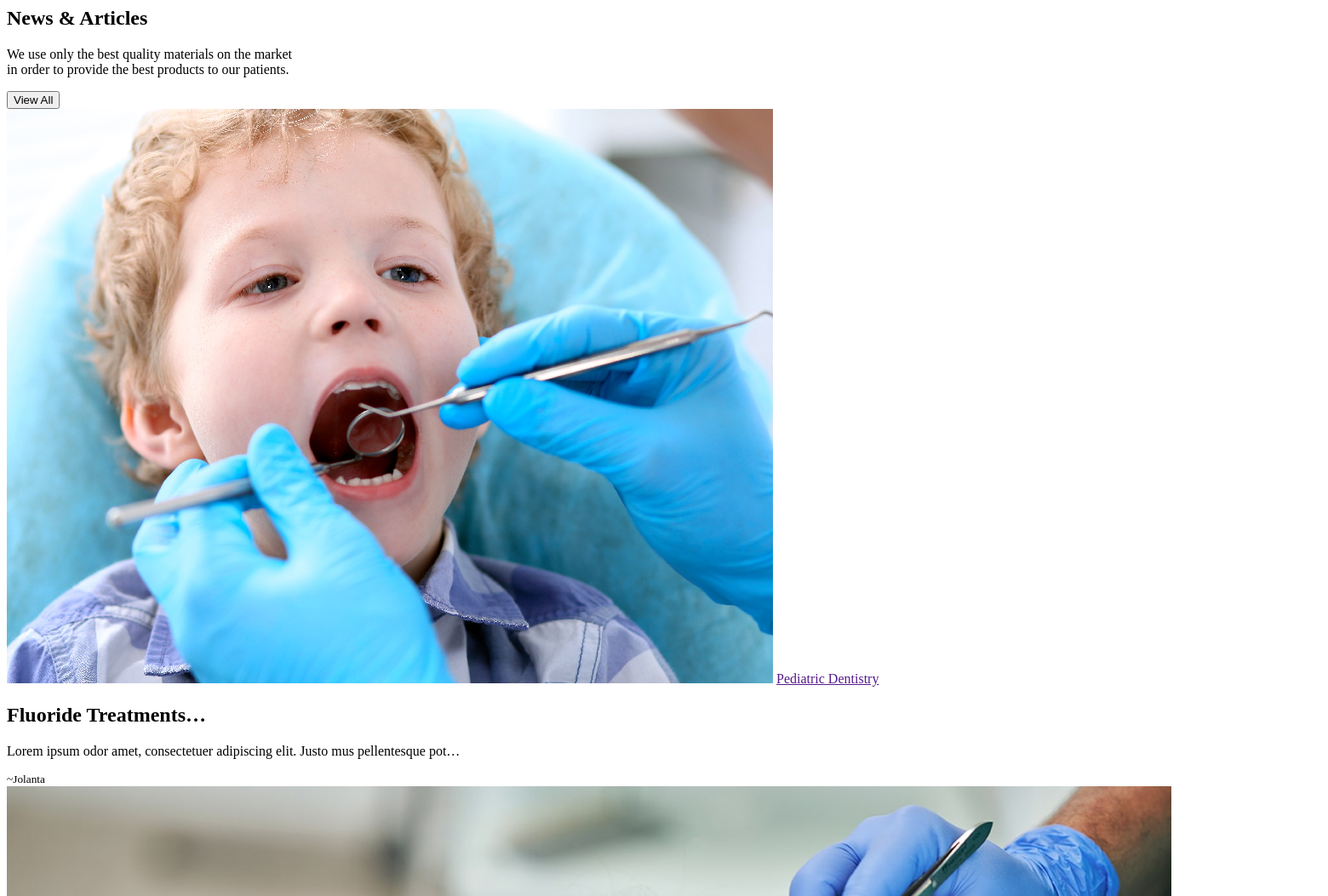
The app's page /articles/ (upper part), older data.
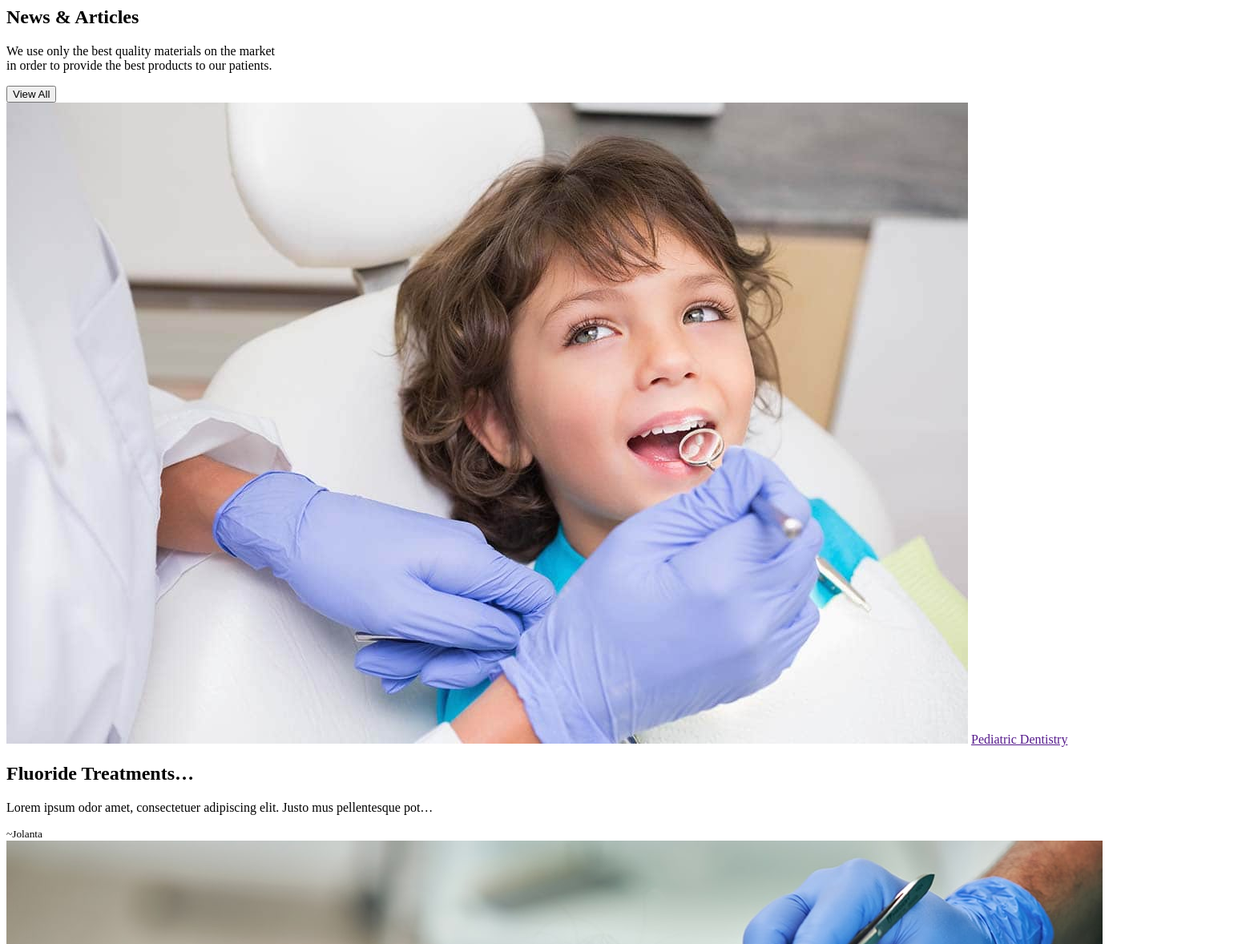
The same page, newer data.
### home/models.py (models this page shows, shortened)
class Article(models.Model):
    title = models.CharField(max_length=200)
    content = models.TextField()
    author = models.ForeignKey(User, on_delete=models.CASCADE)
    created_at = models.DateTimeField(auto_now_add=True)
    category = models.ForeignKey(Category, on_delete=models.CASCADE, blank=True, null=True)
    tags = models.ManyToManyField(Tag, blank=True)
    slug = models.SlugField(max_length=255, unique=True, blank=True, null=False)
    featured_image = models.ImageField(
        upload_to="featured_images/",
        default="featured_images/default_image.jpg",
        validators=[FileExtensionValidator(["png", "jpg", "jpeg", "gif"])],
    )
    class Meta:
        ordering = ["-id"]

class Category(models.Model):
    name = models.CharField(max_length=100, unique=True)
    def __str__(self):
        return self.name
    class Meta:
        ordering = ["-id"]

### home/views.py (the view)
# urls.py: path("articles/", views.articles, name="articles"),
def articles(request):
    articles = Article.objects.all()[:10]
    return render(request, "partials/article_list.html", {"articles": articles})

### home/templates/partials/article_list.html (shortened to what this page needs)
{% load static %}
<section
  class="lg:mx-10 mx-0 lg:my-12 sm:my-8 my-3 sm:px-8 bg-primary rounded-xl py-16"
  data-aos="fade-up"
  data-aos-duration="1200"
  data-aos-easing="ease-in-out"
>
  <div class="container mx-auto sm:px-8 px-6 xl:gap-0 gap-8">
    <div class="flex flex-col sm:flex-row sm:justify-between" data-aos="fade-up" data-aos-duration="1000" data-aos-delay="200">
      <div>
        <c-gHeadline>
          <h2
            class="font-bold sm:text-4xl text-3xl text-dark capitalize sm:leading-snug leading-10 mb-3"
          >
            News & <span class="text-secondary">Articles</span>
          </h2>
        </c-gHeadline>
        <p class="font-normal text-lg text-primaryGray mb-4">
          We use only the best quality materials on the market <br />
          in order to provide the best products to our patients.
        </p>
      </div>
      <div>
        <button
          class="bg-secondary text-dark font-semibold text-base px-4 py-3 rounded-lg"
          data-aos="fade-up" data-aos-duration="1000" data-aos-delay="300"
        >
          View All
        </button>
      </div>
    </div>
    <div class="mx-auto py-8">
      <div class="grid grid-cols-1 md:grid-cols-2 lg:grid-cols-3 xl:grid-cols-4 gap-6">
        {% for article in articles %}
          <div class="bg-white shadow-lg rounded-lg p-5 flex flex-col justify-between h-full"
            data-aos="fade-up" data-aos-duration="800" data-aos-delay="{{ forloop.counter|add:200 }}">
            <div>
              <img class="w-full h-48 object-cover mb-7 rounded-lg" src="{{ article.featured_image.url }}" alt="image">
              <a class="font-medium text-dark text-base bg-secondary px-3 py-2 rounded" href="">{{ article.category }}</a>
              <h2 class="mt-4 mb-2 text-lg font-medium text-primaryGray">{{ article.title | truncatechars:20 }}</h2>
              <p class="font-normal text-base text-primaryGray mt-2">{{ article.content | truncatechars:80 }}</p>
            </div>
            <div class="flex justify-end mt-auto">
              <small class="text-primaryGray italic text-sm  block mt-4">~{{ article.author }}</small>
            </div>
          </div>
        {% empty %}
          <p class="col-span-4 text-center text-gray-600">No articles available.</p>
        {% endfor %}
      </div>
    </div>
  </div>
</section>

Row changes from the older to the newer data that the page shows:
changed Article "Fluoride Treatments…": featured_image: a different picture
